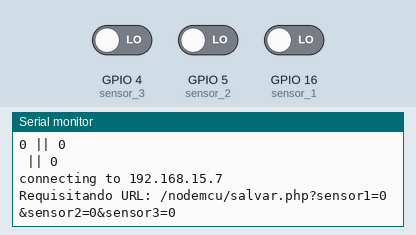
This sketch was run on a simulated ESP8266 (NodeMCU). On the bench: the last lines printed to the serial monitor. The test bench sets the inputs (shaded band); at power-on: GPIO 4 (sensor_3) LOW, GPIO 5 (sensor_2) LOW, GPIO 16 (sensor_1) LOW. WiFi joins after 1.5 s; servers stay silent unless stated; uploads are accepted with an empty reply.

Above: at 2.7 s.
2.8 s: GPIO 4 (sensor_3) driven HIGH
At 3.7 s:
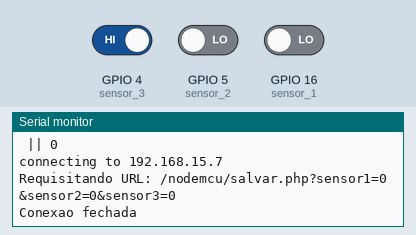
11.2 s: GPIO 5 (sensor_2) driven HIGH
At 13.8 s:
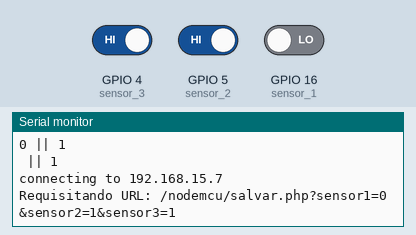
19.6 s: GPIO 16 (sensor_1) driven HIGH
At 24.8 s:
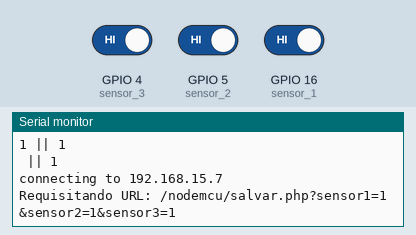
28.0 s: GPIO 4 (sensor_3) driven LOW
At 36.2 s:
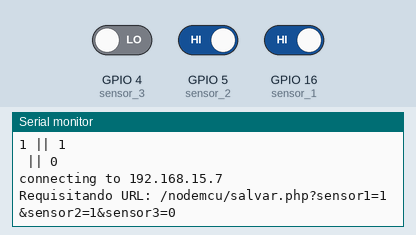

The sketch:

Projeto_sensor_de_agua.ino
```cpp
#include <ESP8266WiFi.h>
#include <WiFiClient.h>
#include <WiFiClientSecure.h>
#include <WiFiServer.h>
#include <WiFiUdp.h>

#define sensor_1 16
#define sensor_2 5
#define sensor_3 4


#include "ESP8266WiFi.h"

const char* ssid     = "VIVO-1DB0";
const char* password = "5760501DB0";

const char* host = "192.168.15.7";
const char* streamId   = "....................";
const char* privateKey = "....................";
const int httpPort = 80;

int sensor1,sensor2,sensor3;
void setup() {

  pinMode(sensor_1,INPUT);
  pinMode(sensor_2,INPUT);
  pinMode(sensor_3,INPUT);

  Serial.begin(115200);
  delay(10);

  // We start by connecting to a WiFi network

  Serial.println();
  Serial.println();
  Serial.print("Conectando com ");
  Serial.println(ssid);

  WiFi.begin(ssid, password);

  while (WiFi.status() != WL_CONNECTED) {
    delay(500);
    Serial.print(".");
  }

  Serial.println("");
  Serial.println("WiFi conectado");
  Serial.println("Endereco de IP: ");
  Serial.println(WiFi.localIP());
}


void loop() {

sensor1 = digitalRead(sensor_1);
sensor2 = digitalRead(sensor_2);
sensor3 = digitalRead(sensor_3);

//sensor1 = 20;
//sensor2 =10;
//sensor3=30;
  Serial.print(sensor1);
  Serial.print(" || ");
  Serial.println(sensor2);
  Serial.print(" || ");
  Serial.println(sensor3);

  Serial.print("connecting to ");
  Serial.println(host);

  // Use WiFiClient class to create TCP connections
  WiFiClient client;
  const int httpPort = 80; // porta de conexao
  if (!client.connect(host, httpPort)) {
    Serial.println("Falha na conexao!");
    return;
  }

  // We now create a URI for the request
  String  url = "/nodemcu/salvar.php?";
          url += "sensor1=";
          url += sensor1;
          url += "&sensor2=";
          url += sensor2;
          url += "&sensor3=";
          url += sensor3;

  Serial.print("Requisitando URL: ");
  Serial.println(url);

  // This will send the request to the server
  client.print(String("GET ") + url + " HTTP/1.1\r\n" +
               "Host: " + host + "\r\n" +
               "Connection: close\r\n\r\n");
  unsigned long timeout = millis();
  while (client.available() == 0) {
    if (millis() - timeout > 5000) {
      Serial.println(">>> Client Timeout !");
      client.stop();
      return;
    }
  }

  // Read all the lines of the reply from server and print them to Serial
  while(client.available()){
    String line = client.readStringUntil('\r');
    //Serial.print(line);

    Serial.println();
    if(line.indexOf("salvo_com_sucesso") !=-1){
      Serial.println("salvo com sucesso");
    }else if (line.indexOf ("erro_ao_salvar")!=-1){
        Serial.println("ocorreu um erro ");
        // ligar dispositivos em digitalWrite (alarme, HIGH);
    }
  }

  Serial.println();
  Serial.println("Conexao fechada");

    delay(10000);// tempo de nova solicitação

}
```

Measured:
- after the input at 11.2 s, the serial monitor: prints a new line after 1.6 s (image 2)
- after the input at 19.6 s, the serial monitor: prints a new line after 4.4 s (image 3)
- after the input at 28.0 s, the serial monitor: prints a new line after 7.3 s (image 4)
